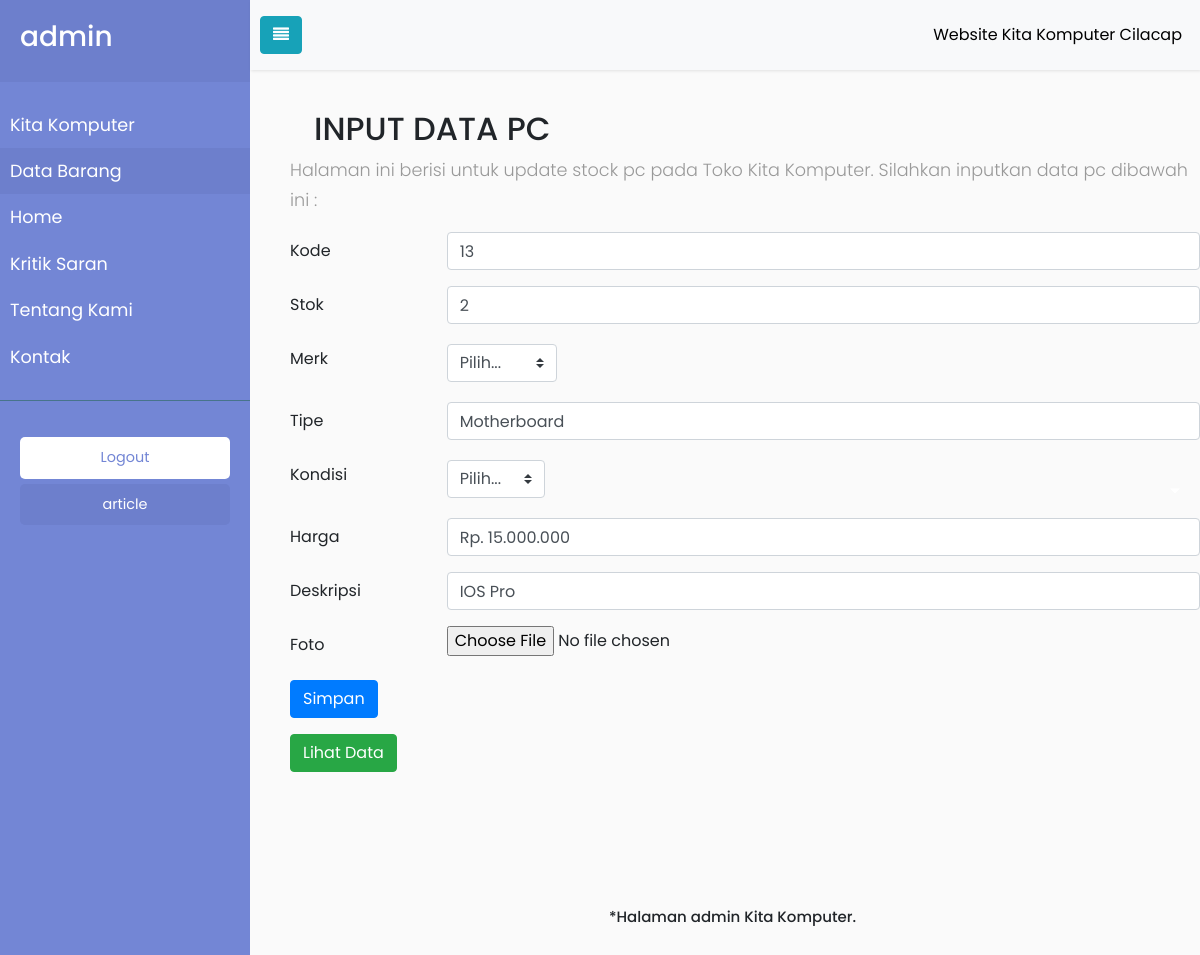
The app's page /crud/pc/update/edit_pc.php?kode=13 (signed in) with its own data.
### tables this page shows
CREATE TABLE `pc` (
  `kode` int(10) NOT NULL,
  `stok` varchar(50) DEFAULT NULL,
  `merk` varchar(50) DEFAULT NULL,
  `tipe` varchar(50) DEFAULT NULL,
  `kondisi` varchar(50) DEFAULT NULL,
  `harga` varchar(50) NOT NULL,
  `deskripsi` varchar(50) NOT NULL,
  `foto` blob DEFAULT NULL
);

### crud/pc/update/edit_pc.php (the view, shortened to what this page needs)
<!doctype html>
<html lang="en">
<head>
  <link rel="stylesheet" href="https://stackpath.bootstrapcdn.com/bootstrap/4.1.3/css/bootstrap.min.css">
  <link rel="stylesheet" href="../../style.css">
  <link rel="stylesheet" href="https://cdnjs.cloudflare.com/ajax/libs/font-awesome/4.7.0/css/font-awesome.css">
</head>
<body>
 <div class="wrapper">
  <nav id="sidebar">
   <div class="sidebar-header">
    <h3><?php {
      echo $_SESSION['user'];
    }				?></h3>
  </div>
  <ul class="list-unstyled components">
    <li>
     <a href="../../../main/main.php">Kita Komputer</a>
   </li>
   <li>
     <li class="active">
       <a href="../../data_barang.php">Data Barang</a>
     </li>
     <li>
       <a href="../../../home.html" class="dropdown-toggle">Home</a>
     </li>
     <li>
       <a href="../../../main/kritik.php">Kritik Saran</a>
     </li>
     <li>
       <a href="../../../main/tentang.php">Tentang Kami</a>
     </li>
     <li>
       <a href="../../../main/kontak.php">Kontak</a>
     </li>
   </ul>
   <ul class="list-unstyled CTAs">
    <li>
     <?php {
      echo "<a href=../login/login.php class=download>Logout</a>";
    }				?>
  </li>
  <li>
   <a href="#" class="article">article</a>
 </li>
</ul>
</nav>
<div class="content">
 <nav class="navbar navbar-expand-lg navbar-light bg-light">
   <button type="button" id="sidebarCollapse" class="btn btn-info">
    <i class="fa fa-align-justify"></i> <span></span>
  </button>
  <div class="collapse navbar-collapse" id="navbarNav">
    <ul class="navbar-nav ml-auto">
      <li class="nav-item">
        <a class="nav-link disabled" style="color:black">Website Kita Komputer Cilacap</a>
      </li>
    </ul>
  </div>
</nav>
<?php
include "../../koneksi.php";
$id =  $_GET['kode'];
$query_mysql = mysqli_query($mysqli,"SELECT * FROM pc WHERE kode='$id'")or die(mysqli_error($mysqli));
while($data = mysqli_fetch_array($query_mysql)){
  ?>
  <h2>&emsp;&emsp;INPUT DATA PC</h2>
  <ol>
    <p>Halaman ini berisi untuk update stock pc pada Toko Kita Komputer. Silahkan inputkan data pc dibawah ini :<p>
    </ol>
    <ol>
      <form enctype="multipart/form-data" action="proses_edit_pc.php" method="POST">
        <div class="form-group row">
          <label for="inputPassword3" class="col-sm-2 col-form-label">Kode</label>
          <div class="col-sm-10">
            <input type="text" class="form-control" name="id" value="<?php
            echo $id ?>">
          </div>
        </div>
        <div class="form-group row">
          <label for="inputPassword3" class="col-sm-2 col-form-label">Stok</label>
          <div class="col-sm-10">
            <input type="text" class="form-control" id="textfield" name="stok" value="<?php echo $data['stok'] ?>">
          </div>
        </div>
        <div class="form-group row">
          <label for="inputPassword3" class="col-sm-2 col-form-label">Merk</label>
          <div class="col-auto my-1">
            <select class="custom-select mr-sm-2" type="text" id="inlineFormCustomSelect" name="merk" value="<?php echo $data['merk'] ?>">
              <option selected>Pilih...</option>
            </select>
          </div>
        </div>
        <div class="form-group row">
          <label for="inputPassword3" class="col-sm-2 col-form-label">Tipe</label>
          <div class="col-sm-10">
            <input type="text" class="form-control" id="textfield"  name="tipe" value="<?php echo $data['tipe'] ?>">
          </div>
        </div>
        <div class="form-group row">
          <label for="inputPassword3" class="col-sm-2 col-form-label">Kondisi</label>
          <div class="col-auto my-1">
            <select class="custom-select mr-sm-2" id="inlineFormCustomSelect" name="kondisi" value="<?php echo$data['kondisi'] ?>">
              <option selected>Pilih...</option>
            </select>
          </div>
        </div>
        <div class="form-group row">
          <label for="inputPassword3" class="col-sm-2 col-form-label">Harga</label>
          <div class="col-sm-10">
            <input type="text" class="form-control" id="textfield"  name="harga" value="<?php echo $data['harga'] ?>">
          </div>
        </div>
        <div class="form-group row">
          <label for="inputPassword3" class="col-sm-2 col-form-label">Deskripsi</label>
          <div class="col-sm-10">
           <input class="form-control" id="exampleFormControlTextarea1" rows="3" name="deskripsi" value="<?php echo $data['deskripsi'] ?>">
         </div>
       </div>
       <div class="form-group row">
        <label for="inputPassword3" class="col-sm-2 col-form-label">Foto</label>
        <div class="col-sm-10">
          <input type="file" id="textfield4"  name="foto">
        </div>
      </div>
      <div class="form-group row">
        <div class="col-sm-10">
          <input type="submit" class="btn btn-primary" name="button" id="button" value="Simpan">
        </div>
      </div>
      <a href="../read/lihat_data.php" class="btn btn-success">Lihat Data</a>
    </form>
  <?php } ?>
</ol>
<br><br><br><br><br>
<h2 style="font-size:15px" ><center>&emsp;*Halaman admin Kita Komputer.</center></h2>
<br><br>
</div>
</div>
</body>
</html>

### crud/style.css (style rules this page uses)
body { font-family: 'Poppins', sans-serif; background: #fafafa }
p { font-family: 'Poppins', sans-serif; font-size: 1.1em; font-weight: 300; line-height: 1.7em; color: #999; }
a, a:hover, a:focus { color: inherit; text-decoration: none; transition: all 0.3s; }
.navbar { padding: 15px 10px; background: #fff; border: none; border-radius: 0; margin-bottom: 40px; box-shadow: 1px 1px 3px rgba(0,0,0,0.1); }
.wrapper { display: flex; width: 100%; align-items: stretch; }
#sidebar { min-width: 250px; max-width: 250px; background: #7386D5; color: #fff; transition: all 0.3s; }
#sidebar .sidebar-header { padding: 20px; background: #6d7fcc; }
#sidebar ul.components { padding: 20px 0px; border-bottom: 1px solid #47748b; }
#sidebar ul li a { padding: 10px; font-size: 1.1em; display: block; }
#sidebar ul li.active>a, a[aria-expanded="true"] { color: #fff; background: #6d7fcc; }
.dropdown-toggle::after { display: block; position: absolute; top: 50%; right: 20px; transform: translateY(-50%); }
ul.CTAs { padding: 20px; }
ul.CTAs a { text-align: center; font-size: 0.9em !important; display: block; border-radius: 5px; margin-bottom: 5px; }
a.download { background: #fff; color: #7386D5; }
a.article, a.article:hover { background: #6d7fcc !important; color: #fff !important; }

### records on screen
pc: stok "2", merk "Pilih...", tipe "Motherboard", kondisi "Pilih...", harga "Rp. 15.000.000", deskripsi "IOS Pro"

### other values on screen
$_SESSION['user'] "admin"
